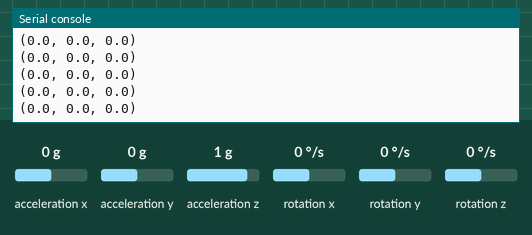
Simulated run of this program. Board: Raspberry Pi Pico running MicroPython. Parts: the last lines printed to the serial console. Inputs (shaded band) come from the test bench; at power-on: acceleration x 0 g, acceleration y 0 g, acceleration z 1 g, rotation x 0 °/s, rotation y 0 °/s, rotation z 0 °/s. Library files of the repository ran but are not shown: mpu6050.py.

Above: at 1.2 s.
1.3 s: acceleration x set to -1.4 g
At 2.0 s:
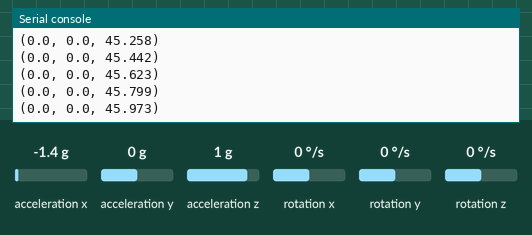
2.8 s: acceleration y set to -1.4 g
At 3.3 s:
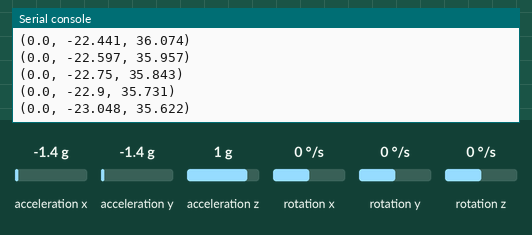
4.3 s: acceleration z set to -1.4 g
At 5.3 s:
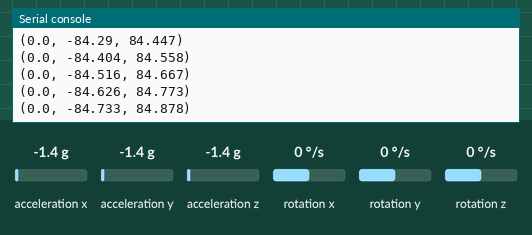
5.8 s: rotation x set to -192 °/s
At 6.7 s:
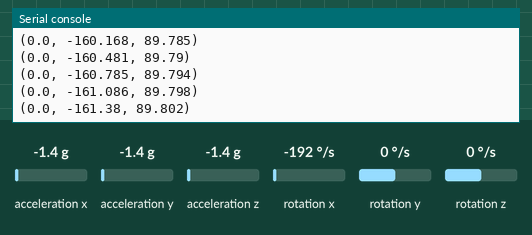
7.3 s: rotation y set to -192 °/s
At 8.4 s:
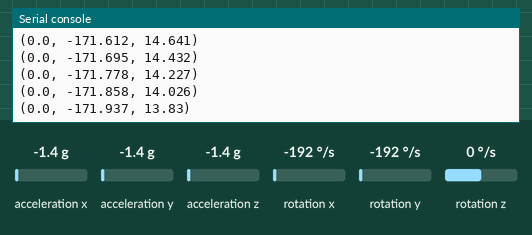
Timing chart, 0 to 9.8 s (numbered marks = the images above; inputs shaded):
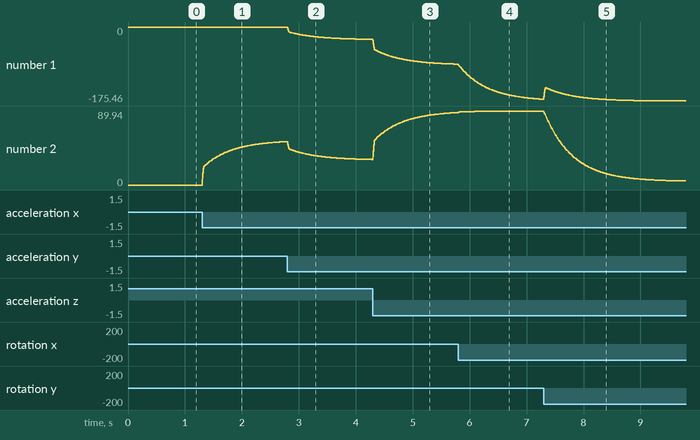

The program:

test.py
```python
from mpu6050 import MPU6050
from time import sleep
import utime
from machine import Pin, I2C
import math

i2c = I2C(0, sda=Pin(12), scl=Pin(13), freq=400000)
imu = MPU6050(i2c)

while True:
    print(imu.ypr)
    #sleep(0.2)
    
```

Measured:
- after the input at 1.3 s, the serial console: prints a new line at once (image 1)
- plotted number 2: 0 → 52.78 after the input at 1.3 s
